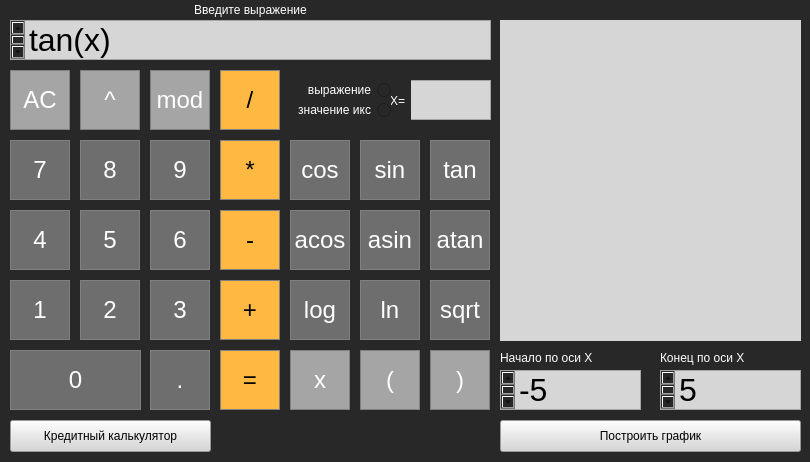
<?xml version="1.0" encoding="UTF-8"?>
<ui version="4.0">
 <class>MainWindow</class>
 <widget class="QMainWindow" name="MainWindow">
  <property name="geometry">
   <rect>
    <x>0</x>
    <y>0</y>
    <width>810</width>
    <height>462</height>
   </rect>
  </property>
  <property name="windowTitle">
   <string>MainWindow</string>
  </property>
  <property name="layoutDirection">
   <enum>Qt::RightToLeft</enum>
  </property>
  <property name="styleSheet">
   <string notr="true">background-color: rgb(40,40,40);</string>
  </property>
  <widget class="QWidget" name="centralwidget">
   <widget class="QPushButton" name="pushButton_ac">
    <property name="geometry">
     <rect>
      <x>10</x>
      <y>70</y>
      <width>60</width>
      <height>60</height>
     </rect>
    </property>
    <property name="font">
     <font>
      <pointsize>18</pointsize>
     </font>
    </property>
    <property name="styleSheet">
     <string notr="true">QPushButton {
	background-color: rgb(165,165,165);
	color: white;
	border:1px solid grey;
}
QPushButton:pressed {
	background-color: rgb(195,195,195);
	color: white;
	border:2px solid rgb(90,90,90);
}</string>
    </property>
    <property name="text">
     <string>AC</string>
    </property>
   </widget>
   <widget class="QPushButton" name="pushButton_deg">
    <property name="geometry">
     <rect>
      <x>80</x>
      <y>70</y>
      <width>60</width>
      <height>60</height>
     </rect>
    </property>
    <property name="font">
     <font>
      <pointsize>18</pointsize>
     </font>
    </property>
    <property name="styleSheet">
     <string notr="true">QPushButton {
	background-color: rgb(165,165,165);
	color: white;
	border:1px solid grey;
}
QPushButton:pressed {
	background-color: rgb(195,195,195);
	color: white;
	border:2px solid rgb(90,90,90);
}</string>
    </property>
    <property name="text">
     <string>^</string>
    </property>
   </widget>
   <widget class="QPushButton" name="pushButton_mod">
    <property name="geometry">
     <rect>
      <x>150</x>
      <y>70</y>
      <width>60</width>
      <height>60</height>
     </rect>
    </property>
    <property name="font">
     <font>
      <pointsize>18</pointsize>
     </font>
    </property>
    <property name="styleSheet">
     <string notr="true">QPushButton {
	background-color: rgb(165,165,165);
	color: white;
	border:1px solid grey;
}
QPushButton:pressed {
	background-color: rgb(195,195,195);
	color: white;
	border:2px solid rgb(90,90,90);
}</string>
    </property>
    <property name="text">
     <string>mod</string>
    </property>
   </widget>
   <widget class="QPushButton" name="pushButton_div">
    <property name="geometry">
     <rect>
      <x>220</x>
      <y>70</y>
      <width>60</width>
      <height>60</height>
     </rect>
    </property>
    <property name="font">
     <font>
      <pointsize>18</pointsize>
     </font>
    </property>
    <property name="styleSheet">
     <string notr="true">QPushButton {
	background-color: rgb(255, 184, 65);
	color: black;
	border:1px solid grey;
}
QPushButton:pressed {
	background-color: rgb(255, 219,139);
	color: black;
	border:2px solid rgb(90,90,90);
}</string>
    </property>
    <property name="text">
     <string>/</string>
    </property>
   </widget>
   <widget class="QPushButton" name="pushButton_4">
    <property name="geometry">
     <rect>
      <x>10</x>
      <y>210</y>
      <width>60</width>
      <height>60</height>
     </rect>
    </property>
    <property name="font">
     <font>
      <pointsize>18</pointsize>
     </font>
    </property>
    <property name="styleSheet">
     <string notr="true">QPushButton {
	background-color: rgb(110,110,110);
	color: white;
	border:1px solid grey;
}
QPushButton:pressed {
	background-color: rgb(140,140,140);
	color: white;
	border:2px solid rgb(90,90,90);
}</string>
    </property>
    <property name="text">
     <string>4</string>
    </property>
   </widget>
   <widget class="QPushButton" name="pushButton_5">
    <property name="geometry">
     <rect>
      <x>80</x>
      <y>210</y>
      <width>60</width>
      <height>60</height>
     </rect>
    </property>
    <property name="font">
     <font>
      <pointsize>18</pointsize>
     </font>
    </property>
    <property name="styleSheet">
     <string notr="true">QPushButton {
	background-color: rgb(110,110,110);
	color: white;
	border:1px solid grey;
}
QPushButton:pressed {
	background-color: rgb(140,140,140);
	color: white;
	border:2px solid rgb(90,90,90);
}</string>
    </property>
    <property name="text">
     <string>5</string>
    </property>
   </widget>
   <widget class="QPushButton" name="pushButton_minus">
    <property name="geometry">
     <rect>
      <x>220</x>
      <y>210</y>
      <width>60</width>
      <height>60</height>
     </rect>
    </property>
    <property name="font">
     <font>
      <pointsize>18</pointsize>
     </font>
    </property>
    <property name="styleSheet">
     <string notr="true">QPushButton {
	background-color: rgb(255, 184, 65);
	color: black;
	border:1px solid grey;
}
QPushButton:pressed {
	background-color: rgb(255, 219,139);
	color: black;
	border:2px solid rgb(90,90,90);
}</string>
    </property>
    <property name="text">
     <string>-</string>
    </property>
   </widget>
   <widget class="QPushButton" name="pushButton_6">
    <property name="geometry">
     <rect>
      <x>150</x>
      <y>210</y>
      <width>60</width>
      <height>60</height>
     </rect>
    </property>
    <property name="font">
     <font>
      <pointsize>18</pointsize>
     </font>
    </property>
    <property name="styleSheet">
     <string notr="true">QPushButton {
	background-color: rgb(110,110,110);
	color: white;
	border:1px solid grey;
}
QPushButton:pressed {
	background-color: rgb(140,140,140);
	color: white;
	border:2px solid grey;
}</string>
    </property>
    <property name="text">
     <string>6</string>
    </property>
   </widget>
   <widget class="QPushButton" name="pushButton_7">
    <property name="geometry">
     <rect>
      <x>10</x>
      <y>140</y>
      <width>60</width>
      <height>60</height>
     </rect>
    </property>
    <property name="font">
     <font>
      <pointsize>18</pointsize>
     </font>
    </property>
    <property name="styleSheet">
     <string notr="true">QPushButton {
	background-color: rgb(110,110,110);
	color: white;
	border:1px solid grey;
}
QPushButton:pressed {
	background-color: rgb(140,140,140);
	color: white;
	border:2px solid rgb(90,90,90);
}</string>
    </property>
    <property name="text">
     <string>7</string>
    </property>
   </widget>
   <widget class="QPushButton" name="pushButton_8">
    <property name="geometry">
     <rect>
      <x>80</x>
      <y>140</y>
      <width>60</width>
      <height>60</height>
     </rect>
    </property>
    <property name="font">
     <font>
      <pointsize>18</pointsize>
     </font>
    </property>
    <property name="styleSheet">
     <string notr="true">QPushButton {
	background-color: rgb(110,110,110);
	color: white;
	border:1px solid grey;
}
QPushButton:pressed {
	background-color: rgb(140,140,140);
	color: white;
	border:2px solid rgb(90,90,90);
}</string>
    </property>
    <property name="text">
     <string>8</string>
    </property>
   </widget>
   <widget class="QPushButton" name="pushButton_mult">
    <property name="geometry">
     <rect>
      <x>220</x>
      <y>140</y>
      <width>60</width>
      <height>60</height>
     </rect>
    </property>
    <property name="font">
     <font>
      <pointsize>18</pointsize>
     </font>
    </property>
    <property name="styleSheet">
     <string notr="true">QPushButton {
	background-color: rgb(255, 184, 65);
	color: black;
	border:1px solid grey;
}
QPushButton:pressed {
	background-color: rgb(255, 219,139);
	color: black;
	border:2px solid rgb(90,90,90);
}</string>
    </property>
    <property name="text">
     <string>*</string>
    </property>
   </widget>
   <widget class="QPushButton" name="pushButton_9">
    <property name="geometry">
     <rect>
      <x>150</x>
      <y>140</y>
      <width>60</width>
      <height>60</height>
     </rect>
    </property>
    <property name="font">
     <font>
      <pointsize>18</pointsize>
     </font>
    </property>
    <property name="styleSheet">
     <string notr="true">QPushButton {
	background-color: rgb(110,110,110);
	color: white;
	border:1px solid grey;
}
QPushButton:pressed {
	background-color: rgb(140,140,140);
	color: white;
	border:2px solid rgb(90,90,90);
}</string>
    </property>
    <property name="text">
     <string>9</string>
    </property>
   </widget>
   <widget class="QPushButton" name="pushButton_0">
    <property name="geometry">
     <rect>
      <x>10</x>
      <y>350</y>
      <width>131</width>
      <height>60</height>
     </rect>
    </property>
    <property name="font">
     <font>
      <pointsize>18</pointsize>
     </font>
    </property>
    <property name="styleSheet">
     <string notr="true">QPushButton {
	background-color: rgb(110,110,110);
	color: white;
	border:1px solid grey;
}
QPushButton:pressed {
	background-color: rgb(140,140,140);
	color: white;
	border:2px solid rgb(90,90,90);
}</string>
    </property>
    <property name="text">
     <string>0</string>
    </property>
   </widget>
   <widget class="QPushButton" name="pushButton_equals">
    <property name="geometry">
     <rect>
      <x>220</x>
      <y>350</y>
      <width>60</width>
      <height>60</height>
     </rect>
    </property>
    <property name="font">
     <font>
      <pointsize>18</pointsize>
     </font>
    </property>
    <property name="styleSheet">
     <string notr="true">QPushButton {
	background-color: rgb(255, 184, 65);
	color: black;
	border:1px solid grey;
}
QPushButton:pressed {
	background-color: rgb(255, 219,139);
	color: black;
	border:2px solid rgb(90,90,90);
}
</string>
    </property>
    <property name="text">
     <string>=</string>
    </property>
   </widget>
   <widget class="QPushButton" name="pushButton_dot">
    <property name="geometry">
     <rect>
      <x>150</x>
      <y>350</y>
      <width>60</width>
      <height>60</height>
     </rect>
    </property>
    <property name="font">
     <font>
      <pointsize>18</pointsize>
     </font>
    </property>
    <property name="styleSheet">
     <string notr="true">QPushButton {
	background-color: rgb(110,110,110);
	color: white;
	border:1px solid grey;
}
QPushButton:pressed {
	background-color: rgb(140,140,140);
	color: white;
	border:2px solid rgb(90,90,90);
}
</string>
    </property>
    <property name="text">
     <string>.</string>
    </property>
   </widget>
   <widget class="QPushButton" name="pushButton_1">
    <property name="geometry">
     <rect>
      <x>10</x>
      <y>280</y>
      <width>60</width>
      <height>60</height>
     </rect>
    </property>
    <property name="font">
     <font>
      <pointsize>18</pointsize>
     </font>
    </property>
    <property name="styleSheet">
     <string notr="true">QPushButton {
	background-color: rgb(110,110,110);
	color: white;
	border:1px solid grey;
}
QPushButton:pressed {
	background-color: rgb(140,140,140);
	color: white;
	border:2px solid rgb(90,90,90);
}</string>
    </property>
    <property name="text">
     <string>1</string>
    </property>
   </widget>
   <widget class="QPushButton" name="pushButton_2">
    <property name="geometry">
     <rect>
      <x>80</x>
      <y>280</y>
      <width>60</width>
      <height>60</height>
     </rect>
    </property>
    <property name="font">
     <font>
      <pointsize>18</pointsize>
     </font>
    </property>
    <property name="styleSheet">
     <string notr="true">QPushButton {
	background-color: rgb(110,110,110);
	color: white;
	border:1px solid grey;
}
QPushButton:pressed {
	background-color: rgb(140,140,140);
	color: white;
	border:2px solid rgb(90,90,90);
}</string>
    </property>
    <property name="text">
     <string>2</string>
    </property>
   </widget>
   <widget class="QPushButton" name="pushButton_plus">
    <property name="geometry">
     <rect>
      <x>220</x>
      <y>280</y>
      <width>60</width>
      <height>60</height>
     </rect>
    </property>
    <property name="font">
     <font>
      <pointsize>18</pointsize>
     </font>
    </property>
    <property name="styleSheet">
     <string notr="true">QPushButton {
	background-color: rgb(255, 184, 65);
	color: black;
	border:1px solid grey;
}
QPushButton:pressed {
	background-color: rgb(255, 219,139);
	color: black;
	border:2px solid rgb(90,90,90);
}</string>
    </property>
    <property name="text">
     <string>+</string>
    </property>
   </widget>
   <widget class="QPushButton" name="pushButton_3">
    <property name="geometry">
     <rect>
      <x>150</x>
      <y>280</y>
      <width>60</width>
      <height>60</height>
     </rect>
    </property>
    <property name="font">
     <font>
      <pointsize>18</pointsize>
     </font>
    </property>
    <property name="styleSheet">
     <string notr="true">QPushButton {
	background-color: rgb(110,110,110);
	color: white;
	border:1px solid grey;
}
QPushButton:pressed {
	background-color: rgb(140,140,140);
	color: white;
	border:2px solid rgb(90,90,90);
}</string>
    </property>
    <property name="text">
     <string>3</string>
    </property>
   </widget>
   <widget class="QPushButton" name="pushButton_cos">
    <property name="geometry">
     <rect>
      <x>290</x>
      <y>140</y>
      <width>60</width>
      <height>60</height>
     </rect>
    </property>
    <property name="font">
     <font>
      <pointsize>18</pointsize>
     </font>
    </property>
    <property name="styleSheet">
     <string notr="true">QPushButton {
	background-color: rgb(110,110,110);
	color: white;
	border:1px solid grey;
}
QPushButton:pressed {
	background-color: rgb(140,140,140);
	color: white;
	border:2px solid rgb(90,90,90);
}</string>
    </property>
    <property name="text">
     <string>cos</string>
    </property>
   </widget>
   <widget class="QPushButton" name="pushButton_tan">
    <property name="geometry">
     <rect>
      <x>430</x>
      <y>140</y>
      <width>60</width>
      <height>60</height>
     </rect>
    </property>
    <property name="font">
     <font>
      <pointsize>18</pointsize>
     </font>
    </property>
    <property name="styleSheet">
     <string notr="true">QPushButton {
	background-color: rgb(110,110,110);
	color: white;
	border:1px solid grey;
}
QPushButton:pressed {
	background-color: rgb(140,140,140);
	color: white;
	border:2px solid rgb(90,90,90);
}</string>
    </property>
    <property name="text">
     <string>tan</string>
    </property>
   </widget>
   <widget class="QPushButton" name="pushButton_sin">
    <property name="geometry">
     <rect>
      <x>360</x>
      <y>140</y>
      <width>60</width>
      <height>60</height>
     </rect>
    </property>
    <property name="font">
     <font>
      <pointsize>18</pointsize>
     </font>
    </property>
    <property name="styleSheet">
     <string notr="true">QPushButton {
	background-color: rgb(110,110,110);
	color: white;
	border:1px solid grey;
}
QPushButton:pressed {
	background-color: rgb(140,140,140);
	color: white;
	border:2px solid rgb(90,90,90);
}</string>
    </property>
    <property name="text">
     <string>sin</string>
    </property>
   </widget>
   <widget class="QPushButton" name="pushButton_asin">
    <property name="geometry">
     <rect>
      <x>360</x>
      <y>210</y>
      <width>60</width>
      <height>60</height>
     </rect>
    </property>
    <property name="font">
     <font>
      <pointsize>18</pointsize>
     </font>
    </property>
    <property name="styleSheet">
     <string notr="true">QPushButton {
	background-color: rgb(110,110,110);
	color: white;
	border:1px solid grey;
}
QPushButton:pressed {
	background-color: rgb(140,140,140);
	color: white;
	border:2px solid rgb(90,90,90);
}</string>
    </property>
    <property name="text">
     <string>asin</string>
    </property>
   </widget>
   <widget class="QPushButton" name="pushButton_atan">
    <property name="geometry">
     <rect>
      <x>430</x>
      <y>210</y>
      <width>60</width>
      <height>60</height>
     </rect>
    </property>
    <property name="font">
     <font>
      <pointsize>18</pointsize>
     </font>
    </property>
    <property name="styleSheet">
     <string notr="true">QPushButton {
	background-color: rgb(110,110,110);
	color: white;
	border:1px solid grey;
}
QPushButton:pressed {
	background-color: rgb(140,140,140);
	color: white;
	border:2px solid rgb(90,90,90);
}</string>
    </property>
    <property name="text">
     <string>atan</string>
    </property>
   </widget>
   <widget class="QPushButton" name="pushButton_acos">
    <property name="geometry">
     <rect>
      <x>290</x>
      <y>210</y>
      <width>60</width>
      <height>60</height>
     </rect>
    </property>
    <property name="font">
     <font>
      <pointsize>18</pointsize>
     </font>
    </property>
    <property name="styleSheet">
     <string notr="true">QPushButton {
	background-color: rgb(110,110,110);
	color: white;
	border:1px solid grey;
}
QPushButton:pressed {
	background-color: rgb(140,140,140);
	color: white;
	border:2px solid rgb(90,90,90);
}</string>
    </property>
    <property name="text">
     <string>acos</string>
    </property>
   </widget>
   <widget class="QPushButton" name="pushButton_ln">
    <property name="geometry">
     <rect>
      <x>360</x>
      <y>280</y>
      <width>60</width>
      <height>60</height>
     </rect>
    </property>
    <property name="font">
     <font>
      <pointsize>18</pointsize>
     </font>
    </property>
    <property name="styleSheet">
     <string notr="true">QPushButton {
	background-color: rgb(110,110,110);
	color: white;
	border:1px solid grey;
}
QPushButton:pressed {
	background-color: rgb(140,140,140);
	color: white;
	border:2px solid rgb(90,90,90);
}</string>
    </property>
    <property name="text">
     <string>ln</string>
    </property>
   </widget>
   <widget class="QPushButton" name="pushButton_sqrt">
    <property name="geometry">
     <rect>
      <x>430</x>
      <y>280</y>
      <width>60</width>
      <height>60</height>
     </rect>
    </property>
    <property name="font">
     <font>
      <pointsize>18</pointsize>
     </font>
    </property>
    <property name="styleSheet">
     <string notr="true">QPushButton {
	background-color: rgb(110,110,110);
	color: white;
	border:1px solid grey;
}
QPushButton:pressed {
	background-color: rgb(140,140,140);
	color: white;
	border:2px solid rgb(90,90,90);
}</string>
    </property>
    <property name="text">
     <string>sqrt</string>
    </property>
   </widget>
   <widget class="QPushButton" name="pushButton_log">
    <property name="geometry">
     <rect>
      <x>290</x>
      <y>280</y>
      <width>60</width>
      <height>60</height>
     </rect>
    </property>
    <property name="font">
     <font>
      <pointsize>18</pointsize>
     </font>
    </property>
    <property name="styleSheet">
     <string notr="true">QPushButton {
	background-color: rgb(110,110,110);
	color: white;
	border:1px solid grey;
}
QPushButton:pressed {
	background-color: rgb(140,140,140);
	color: white;
	border:2px solid rgb(90,90,90);
}</string>
    </property>
    <property name="text">
     <string>log</string>
    </property>
   </widget>
   <widget class="QTextEdit" name="display_main">
    <property name="geometry">
     <rect>
      <x>10</x>
      <y>20</y>
      <width>481</width>
      <height>40</height>
     </rect>
    </property>
    <property name="font">
     <font>
      <family>.AppleSystemUIFont</family>
      <pointsize>24</pointsize>
      <italic>false</italic>
      <bold>false</bold>
     </font>
    </property>
    <property name="layoutDirection">
     <enum>Qt::RightToLeft</enum>
    </property>
    <property name="styleSheet">
     <string notr="true">background-color: rgb(214, 214, 214);
font: 24pt &quot;.AppleSystemUIFont&quot;;</string>
    </property>
    <property name="html">
     <string>&lt;!DOCTYPE HTML PUBLIC &quot;-//W3C//DTD HTML 4.0//EN&quot; &quot;http://www.w3.org/TR/REC-html40/strict.dtd&quot;&gt;
&lt;html&gt;&lt;head&gt;&lt;meta name=&quot;qrichtext&quot; content=&quot;1&quot; /&gt;&lt;meta charset=&quot;utf-8&quot; /&gt;&lt;style type=&quot;text/css&quot;&gt;
p, li { white-space: pre-wrap; }
&lt;/style&gt;&lt;/head&gt;&lt;body style=&quot; font-family:'.AppleSystemUIFont'; font-size:24pt; font-weight:400; font-style:normal;&quot;&gt;
&lt;p style=&quot; margin-top:0px; margin-bottom:0px; margin-left:0px; margin-right:0px; -qt-block-indent:0; text-indent:0px;&quot;&gt;tan(x)&lt;/p&gt;&lt;/body&gt;&lt;/html&gt;</string>
    </property>
   </widget>
   <widget class="QTextEdit" name="display_x">
    <property name="geometry">
     <rect>
      <x>410</x>
      <y>80</y>
      <width>81</width>
      <height>40</height>
     </rect>
    </property>
    <property name="font">
     <font>
      <family>.AppleSystemUIFont</family>
      <pointsize>24</pointsize>
      <italic>false</italic>
      <bold>false</bold>
     </font>
    </property>
    <property name="styleSheet">
     <string notr="true">background-color: rgb(214, 214, 214);
font: 24pt &quot;.AppleSystemUIFont&quot;;</string>
    </property>
    <property name="html">
     <string>&lt;!DOCTYPE HTML PUBLIC &quot;-//W3C//DTD HTML 4.0//EN&quot; &quot;http://www.w3.org/TR/REC-html40/strict.dtd&quot;&gt;
&lt;html&gt;&lt;head&gt;&lt;meta name=&quot;qrichtext&quot; content=&quot;1&quot; /&gt;&lt;meta charset=&quot;utf-8&quot; /&gt;&lt;style type=&quot;text/css&quot;&gt;
p, li { white-space: pre-wrap; }
&lt;/style&gt;&lt;/head&gt;&lt;body style=&quot; font-family:'.AppleSystemUIFont'; font-size:24pt; font-weight:400; font-style:normal;&quot;&gt;
&lt;p align=&quot;right&quot; style=&quot;-qt-paragraph-type:empty; margin-top:0px; margin-bottom:0px; margin-left:0px; margin-right:0px; -qt-block-indent:0; text-indent:0px; font-size:13pt;&quot;&gt;&lt;br /&gt;&lt;/p&gt;&lt;/body&gt;&lt;/html&gt;</string>
    </property>
   </widget>
   <widget class="QLabel" name="iks">
    <property name="geometry">
     <rect>
      <x>390</x>
      <y>80</y>
      <width>21</width>
      <height>41</height>
     </rect>
    </property>
    <property name="styleSheet">
     <string notr="true">color: rgb(255, 255, 255);</string>
    </property>
    <property name="text">
     <string>X=</string>
    </property>
   </widget>
   <widget class="QPushButton" name="pushButton_iks">
    <property name="geometry">
     <rect>
      <x>290</x>
      <y>350</y>
      <width>60</width>
      <height>60</height>
     </rect>
    </property>
    <property name="font">
     <font>
      <pointsize>18</pointsize>
     </font>
    </property>
    <property name="autoFillBackground">
     <bool>false</bool>
    </property>
    <property name="styleSheet">
     <string notr="true">QPushButton {
	background-color: rgb(165,165,165);
	color: white;
	border:1px solid grey;
}
QPushButton:pressed {
	background-color: rgb(195,195,195);
	color: white;
	border:2px solid rgb(90,90,90);
}</string>
    </property>
    <property name="text">
     <string>x</string>
    </property>
   </widget>
   <widget class="QPushButton" name="pushButton_close">
    <property name="geometry">
     <rect>
      <x>430</x>
      <y>350</y>
      <width>60</width>
      <height>60</height>
     </rect>
    </property>
    <property name="font">
     <font>
      <pointsize>18</pointsize>
     </font>
    </property>
    <property name="styleSheet">
     <string notr="true">QPushButton {
	background-color: rgb(165,165,165);
	color: white;
	border:1px solid grey;
}
QPushButton:pressed {
	background-color: rgb(195,195,195);
	color: white;
	border:2px solid rgb(90,90,90);
}</string>
    </property>
    <property name="text">
     <string>)</string>
    </property>
   </widget>
   <widget class="QPushButton" name="pushButton_open">
    <property name="geometry">
     <rect>
      <x>360</x>
      <y>350</y>
      <width>60</width>
      <height>60</height>
     </rect>
    </property>
    <property name="font">
     <font>
      <pointsize>18</pointsize>
     </font>
    </property>
    <property name="styleSheet">
     <string notr="true">QPushButton {
	background-color: rgb(165,165,165);
	color: white;
	border:1px solid grey;
}
QPushButton:pressed {
	background-color: rgb(195,195,195);
	color: white;
	border:2px solid rgb(90,90,90);
}</string>
    </property>
    <property name="text">
     <string>(</string>
    </property>
   </widget>
   <widget class="QRadioButton" name="radioButton">
    <property name="geometry">
     <rect>
      <x>290</x>
      <y>80</y>
      <width>101</width>
      <height>20</height>
     </rect>
    </property>
    <property name="styleSheet">
     <string notr="true">color: rgb(255, 255, 255);</string>
    </property>
    <property name="text">
     <string>выражение</string>
    </property>
   </widget>
   <widget class="QRadioButton" name="radioButton_2">
    <property name="geometry">
     <rect>
      <x>280</x>
      <y>100</y>
      <width>111</width>
      <height>20</height>
     </rect>
    </property>
    <property name="styleSheet">
     <string notr="true">color: rgb(255, 255, 255);</string>
    </property>
    <property name="text">
     <string>значение икс</string>
    </property>
   </widget>
   <widget class="QCustomPlot" name="widget" native="true">
    <property name="geometry">
     <rect>
      <x>500</x>
      <y>20</y>
      <width>301</width>
      <height>321</height>
     </rect>
    </property>
    <property name="styleSheet">
     <string notr="true">background-color: rgb(214, 214, 214);
selection-background-color: rgb(255, 252, 121);
gridline-color: rgb(122, 129, 255);
border-color: rgb(255, 38, 0);
color: rgb(115, 250, 121);
alternate-background-color: rgb(0, 253, 255);</string>
    </property>
   </widget>
   <widget class="QPushButton" name="pushButton_graf">
    <property name="geometry">
     <rect>
      <x>500</x>
      <y>420</y>
      <width>301</width>
      <height>32</height>
     </rect>
    </property>
    <property name="styleSheet">
     <string notr="true">background-color: rgb(214, 214, 214);</string>
    </property>
    <property name="text">
     <string>Построить график</string>
    </property>
   </widget>
   <widget class="QLabel" name="label">
    <property name="geometry">
     <rect>
      <x>10</x>
      <y>0</y>
      <width>481</width>
      <height>20</height>
     </rect>
    </property>
    <property name="styleSheet">
     <string notr="true">color: rgb(255, 255, 255);</string>
    </property>
    <property name="text">
     <string>&lt;html&gt;&lt;head/&gt;&lt;body&gt;&lt;p align=&quot;center&quot;&gt;Введите выражение&lt;/p&gt;&lt;/body&gt;&lt;/html&gt;</string>
    </property>
   </widget>
   <widget class="QPushButton" name="pushButton_cred_calc">
    <property name="geometry">
     <rect>
      <x>10</x>
      <y>420</y>
      <width>201</width>
      <height>32</height>
     </rect>
    </property>
    <property name="styleSheet">
     <string notr="true">background-color: rgb(214, 214, 214);</string>
    </property>
    <property name="text">
     <string>Кредитный калькулятор</string>
    </property>
   </widget>
   <widget class="QTextEdit" name="xEnd">
    <property name="geometry">
     <rect>
      <x>660</x>
      <y>370</y>
      <width>141</width>
      <height>40</height>
     </rect>
    </property>
    <property name="styleSheet">
     <string notr="true">background-color: rgb(214, 214, 214);
font: 24pt &quot;.AppleSystemUIFont&quot;;</string>
    </property>
    <property name="html">
     <string>&lt;!DOCTYPE HTML PUBLIC &quot;-//W3C//DTD HTML 4.0//EN&quot; &quot;http://www.w3.org/TR/REC-html40/strict.dtd&quot;&gt;
&lt;html&gt;&lt;head&gt;&lt;meta name=&quot;qrichtext&quot; content=&quot;1&quot; /&gt;&lt;meta charset=&quot;utf-8&quot; /&gt;&lt;style type=&quot;text/css&quot;&gt;
p, li { white-space: pre-wrap; }
&lt;/style&gt;&lt;/head&gt;&lt;body style=&quot; font-family:'.AppleSystemUIFont'; font-size:24pt; font-weight:400; font-style:normal;&quot;&gt;
&lt;p style=&quot; margin-top:0px; margin-bottom:0px; margin-left:0px; margin-right:0px; -qt-block-indent:0; text-indent:0px;&quot;&gt;5&lt;/p&gt;&lt;/body&gt;&lt;/html&gt;</string>
    </property>
   </widget>
   <widget class="QTextEdit" name="xBegin">
    <property name="geometry">
     <rect>
      <x>500</x>
      <y>370</y>
      <width>141</width>
      <height>40</height>
     </rect>
    </property>
    <property name="styleSheet">
     <string notr="true">background-color: rgb(214, 214, 214);
font: 24pt &quot;.AppleSystemUIFont&quot;;</string>
    </property>
    <property name="html">
     <string>&lt;!DOCTYPE HTML PUBLIC &quot;-//W3C//DTD HTML 4.0//EN&quot; &quot;http://www.w3.org/TR/REC-html40/strict.dtd&quot;&gt;
&lt;html&gt;&lt;head&gt;&lt;meta name=&quot;qrichtext&quot; content=&quot;1&quot; /&gt;&lt;meta charset=&quot;utf-8&quot; /&gt;&lt;style type=&quot;text/css&quot;&gt;
p, li { white-space: pre-wrap; }
&lt;/style&gt;&lt;/head&gt;&lt;body style=&quot; font-family:'.AppleSystemUIFont'; font-size:24pt; font-weight:400; font-style:normal;&quot;&gt;
&lt;p style=&quot; margin-top:0px; margin-bottom:0px; margin-left:0px; margin-right:0px; -qt-block-indent:0; text-indent:0px;&quot;&gt;-5&lt;/p&gt;&lt;/body&gt;&lt;/html&gt;</string>
    </property>
   </widget>
   <widget class="QLabel" name="label_2">
    <property name="geometry">
     <rect>
      <x>500</x>
      <y>350</y>
      <width>111</width>
      <height>16</height>
     </rect>
    </property>
    <property name="styleSheet">
     <string notr="true">color: rgb(255, 255, 255);</string>
    </property>
    <property name="text">
     <string>Начало по оси Х</string>
    </property>
   </widget>
   <widget class="QLabel" name="label_3">
    <property name="geometry">
     <rect>
      <x>660</x>
      <y>350</y>
      <width>101</width>
      <height>16</height>
     </rect>
    </property>
    <property name="styleSheet">
     <string notr="true">color: rgb(255, 255, 255);</string>
    </property>
    <property name="text">
     <string>Конец по оси Х</string>
    </property>
   </widget>
   <zorder>pushButton_open</zorder>
   <zorder>display_x</zorder>
   <zorder>pushButton_ac</zorder>
   <zorder>pushButton_deg</zorder>
   <zorder>pushButton_mod</zorder>
   <zorder>pushButton_div</zorder>
   <zorder>pushButton_4</zorder>
   <zorder>pushButton_5</zorder>
   <zorder>pushButton_minus</zorder>
   <zorder>pushButton_6</zorder>
   <zorder>pushButton_7</zorder>
   <zorder>pushButton_8</zorder>
   <zorder>pushButton_mult</zorder>
   <zorder>pushButton_9</zorder>
   <zorder>pushButton_0</zorder>
   <zorder>pushButton_equals</zorder>
   <zorder>pushButton_dot</zorder>
   <zorder>pushButton_1</zorder>
   <zorder>pushButton_2</zorder>
   <zorder>pushButton_plus</zorder>
   <zorder>pushButton_3</zorder>
   <zorder>pushButton_cos</zorder>
   <zorder>pushButton_tan</zorder>
   <zorder>pushButton_sin</zorder>
   <zorder>pushButton_asin</zorder>
   <zorder>pushButton_atan</zorder>
   <zorder>pushButton_acos</zorder>
   <zorder>pushButton_ln</zorder>
   <zorder>pushButton_sqrt</zorder>
   <zorder>pushButton_log</zorder>
   <zorder>display_main</zorder>
   <zorder>iks</zorder>
   <zorder>pushButton_iks</zorder>
   <zorder>pushButton_close</zorder>
   <zorder>radioButton</zorder>
   <zorder>radioButton_2</zorder>
   <zorder>widget</zorder>
   <zorder>pushButton_graf</zorder>
   <zorder>label</zorder>
   <zorder>pushButton_cred_calc</zorder>
   <zorder>xEnd</zorder>
   <zorder>xBegin</zorder>
   <zorder>label_2</zorder>
   <zorder>label_3</zorder>
  </widget>
 </widget>
 <customwidgets>
  <customwidget>
   <class>QCustomPlot</class>
   <extends>QWidget</extends>
   <header>qcustomplot.h</header>
   <container>1</container>
  </customwidget>
 </customwidgets>
 <resources/>
 <connections/>
</ui>
